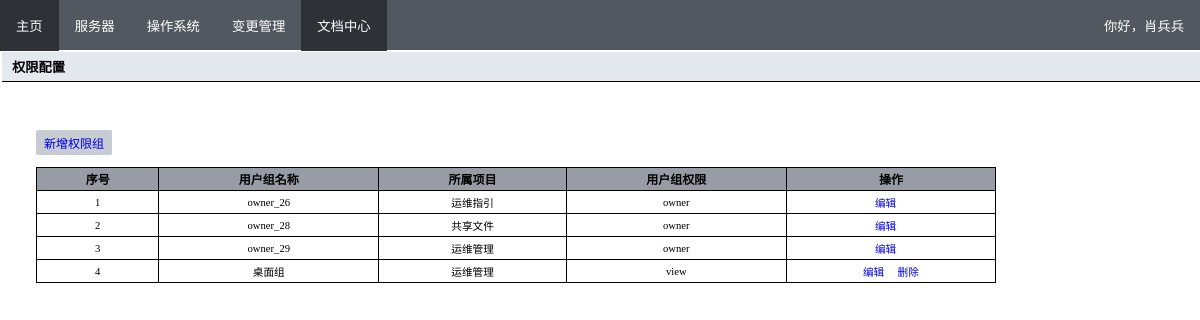
The page /ops/doc/perms/ (signed in) on the database its author committed.
### app_ops/models.py (models this page shows)
class Properm(models.Model):
    project = models.ForeignKey(Directory, on_delete=models.CASCADE)            #项目id
    group = models.ForeignKey(Progroup, on_delete=models.CASCADE)               #用户组id
    perm = models.CharField(max_length=5)                                       #view查看，edit编辑，owner属主

class Progroup(models.Model):
    group = models.CharField(max_length=20)                         #用户组名称

class Directory(models.Model):
    dirname = models.CharField(max_length=50)
    grade = models.IntegerField()
    parentid = models.IntegerField()
    class Meta:
        unique_together=('dirname','grade')

### app_ops/doc_views.py (the view)
# urls.py: path('doc/perms/',doc_views.perms),
@check_login
def perms(request):
    groups = Usergroup.objects.filter(user=request.user).values_list('group',flat=True)
    projects = Properm.objects.filter(group__in=groups,perm='owner').values_list('project',flat=True)
    all_groups = Properm.objects.filter(project__in=projects)
    return render(request,'ops/progroup.html',{'group_list': all_groups})

### app_ops/check_login_views.py (called while the page is built)
def check_login(func):
    @wraps(func)
    def inner(request,*args,**kwargs):
        ret = request.session.get("login")
        if ret == "success":
            return func(request, *args, **kwargs)
        else:
            return redirect('/ops/login/')
    return inner

### app_ops/templates/ops/progroup.html (shortened to what this page needs)
{% extends "ops/Base.html" %}
{% block style %}
<link rel="stylesheet" type="text/css" href="/static/css/progroup.css">
{% endblock %}
{% block content %}
<h5 id="h5_id">权限配置</h5>
    <div id="container">
        <br>
        <br>
        <div class="blk_edit_pd">
            <p><button><a href="/ops/doc/add_or_edit_group/0/">新增权限组</a></button></p>
            <table>
                <tr>
                    <th>序号</th>
                    <th>用户组名称</th>
                    <th>所属项目</th>
                    <th>用户组权限</th>
                    <th>操作</th>
                </tr>
                {% for list in group_list %}
                <tr>
                    <td>{{ forloop.counter }}</td>
                    <td>{{ list.group.group }}</td>
                    <td>{{ list.project.dirname }}</td>
                    <td title=>{{ list.perm }}</td>
                    <td><a href="/ops/doc/add_or_edit_group/{{list.group.id}}">编辑</a>&emsp;
                        {% ifnotequal list.perm 'owner' %}
                        <a href="#" class="delete_group" id="group_{{ list.group.id }}" tag="{{ list.group.id }}">删除</a>
                        {% endifnotequal %}
                    </td>
                </tr>
                {% endfor %}
            </table>
        </div>
        <br><br>
    </div>
{% endblock %}

### app_ops/templates/ops/Base.html (shortened to what this page needs)
<!DOCTYPE html>
<html>
<head>
    <link rel="stylesheet" type="text/css" href="/static/css/base.css">
    {% block style %}
    {% endblock %}
</head>
<body>
    <div>
        <ul class="list">
            <li id="li_main"><a href="/ops/main/">主页</a></li>
            {% if perms.app_ops.view_server %}
            <li id="li_server"><a href="/ops/server/">服务器</a></li>
            {% endif %}
            {% if perms.app_ops.view_os %}
            <li id="li_os"><a href="/ops/os/">操作系统</a></li>
            {% endif %}
            {% if perms.app_ops.view_cmanage %}
            <li id="li_cmanage"><a href="/ops/cmanage/">变更管理</a></li>
            {% endif %}
            {% if perms.app_ops.view_doc %}
            <li id="li_doc"><a href="/ops/doc/">文档中心</a></li>
            {% endif %}
            <li id="li_user" style="float: right;" class="dropdown"><a href="#">你好，{{user.first_name}}</a>
            </li>
        </ul>
    </div>
    <div class="bk_base">
        {% block content %}
        {% endblock %}
    </div>
</body>
</html>

### app_ops/static/css/base.css (style rules this page uses)
html,body { margin: 0; padding: 0; font-family: 微软雅黑; }
#h5_id { background-color: rgb(228, 233, 240); margin: 0; padding: 5px 10px; margin-left: 2px; margin-top: 0; border-bottom-style: solid; border-width: 1px; }
ul.list { position: absolute; list-style-type: none; margin:0; padding:0; height: 50px; width: 100%; background-color: rgb(82, 88, 95); font-size: 10pt; }
ul.list li { float: left; }
ul.list li a { display: block; text-decoration: none; color: white; padding: 16px 16px; text-align: center; }
.bk_base { position: relative; right: 0; top: 52px; bottom: 0; padding: 0; }
button { font-size: 9pt; background-color: rgb(198, 204, 209); border: none; padding: 4px 8px; text-align: center; text-decoration: none; display: inline-block; cursor: pointer; border-radius: 2px; }

### app_ops/static/css/progroup.css (style rules this page uses)
.blk_edit_pd { margin-left: 3%; width: 80%; font-size: 9pt; }
a { text-decoration: none; }
table { width: 100%; border-collapse: collapse; border:1px solid black; text-align:center; }
table th { border:1px solid black; height:20px; padding-left:10px; padding-right:10px; background-color:rgb(152, 157, 165); }
table td { font-size:8pt; border:1px solid black; height:20px; padding-left:10px; padding-right:10px; }

### rows shown on the page
Properm: group.group "owner_26", project.dirname "运维指引", perm "owner"
Properm: group.group "owner_28", project.dirname "共享文件", perm "owner"
Properm: group.group "owner_29", project.dirname "运维管理", perm "owner"
Properm: group.group "桌面组", project.dirname "运维管理", perm "view"

### other values the page prints
{{ user.first_name }} "肖兵兵"
